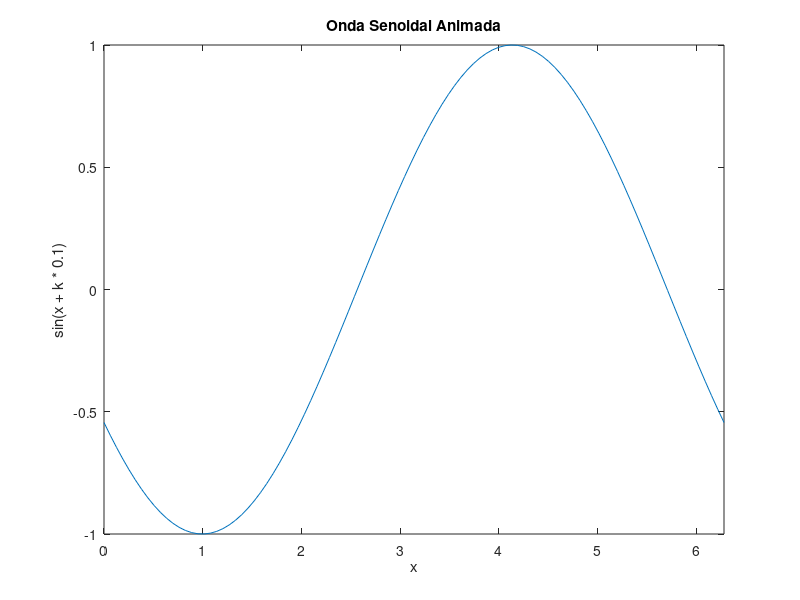

Here is the MATLAB script that generated this plot:
function animacionSeno()
    % Crear una figura para la animación
    figure;
    x = linspace(0, 2*pi, 100);
    y = sin(x);
    
    % Bucle para animar el gráfico
    for k = 1:100
        % Actualizar los datos y para la animación
        y = sin(x + k * 0.1);
        
        % Graficar los datos actualizados
        plot(x, y);
        axis([0 2*pi -1 1]); % Establecer límites de los ejes
        title('Onda Senoidal Animada');
        xlabel('x');
        ylabel('sin(x + k * 0.1)');
        
        % Actualizar la figura
        drawnow;
        
        % Pausar por una corta duración para visualizar la animación
        pause(0.1);
    end
end

clc;
clear;
close all;
animacionSeno();
